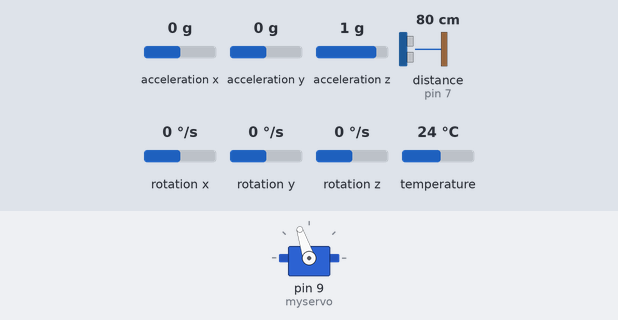
Simulated run of this sketch. Board: Arduino Leonardo, built with avr-gcc and run on an emulated ATmega32U4. Shown: servo. The inputs (shaded band) are chosen by the test bench; at power-on: acceleration y 0 g, rotation x 0 °/s, distance to the obstacle (sensor on pin 7) 80 cm, acceleration z 1 g, acceleration x 0 g, rotation y 0 °/s, rotation z 0 °/s, temperature 24 °C. The echo pulse lasts 58.3 µs per cm; what the sketch prints to the serial monitor is not drawn.

Above: at 4.2 s.
4.3 s: acceleration y set to 0.8 g
At 6.1 s:
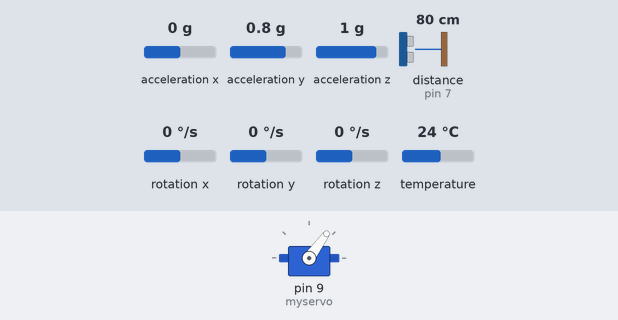
7.3 s: rotation x set to -100 °/s
At 9.9 s:
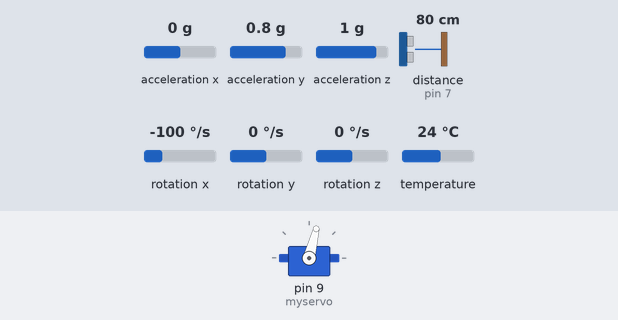
10.3 s: distance to the obstacle (sensor on pin 7) set to 4 cm
At 11.2 s:
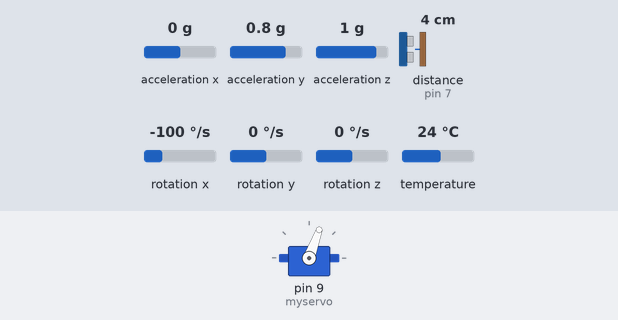
12.2 s: acceleration z set to -1.4 g
At 13.4 s:
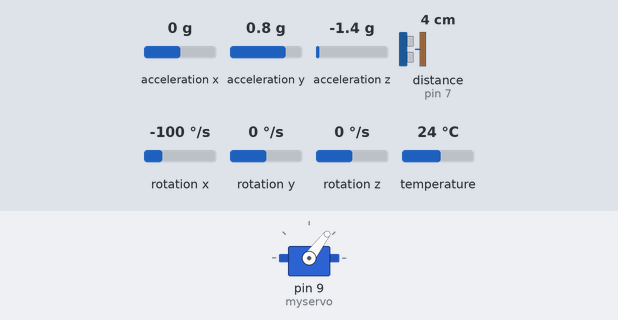
Timing chart, 0 to 15.2 s (numbered marks = the images above; inputs shaded):
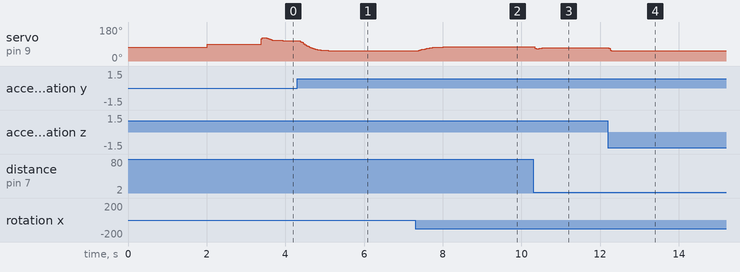

Measured:
- after the input at 4.3 s, servo on pin 9 (myservo): moves from 108° to 54° over 0.92 s, starting at once
- after the input at 7.3 s, servo on pin 9 (myservo): moves from 54° to 76° over 1.4 s, starting after 0.06 s
- after the input at 10.3 s, servo on pin 9 (myservo): 76° → 70° at once
- after the input at 12.2 s, servo on pin 9 (myservo): 70° → 53° at once
- by itself, servo on pin 9 (myservo): rises from 73° to 123° in 1.4 s, then falls to 108° in 0.52 s

The sketch:

TP3_v2.ino
```cpp
#include <Servo.h>  // Libreria para controlar el servo
#include <Adafruit_MPU6050.h>
#include <Adafruit_Sensor.h>
#include <Wire.h>
#include <NewPing.h>  // Libreria para la comunicación con el sensor de ultrasonido

#define TRIGGER_PIN 6    // Pin de arduino conectado al pin trigger del sensor de ultrasonido.
#define ECHO_PIN 7       // Pin de arduino conectado al pin echo del sensor de ultrasonido.
#define MAX_DISTANCE 40  // Distancia máxima que queremos medir (en cm). El sensor tiene un límite de 400-500cm.

NewPing sonar(TRIGGER_PIN, ECHO_PIN, MAX_DISTANCE);  // Se inicializa el sensor con los parametros definidos.

Adafruit_MPU6050 mpu;  // Se define el objeto de la IMU

// Variables para medir tiempo
unsigned long startTime = 0;
unsigned long endTime = 0;

Servo myservo;  // create Servo object to control a servo
#define N_CALIB 100
bool calibrando = true;

#define PI 3.14159
#define ALPHA 0.1
#define CORRECCION_SERVO 88  //85
#define CORRECCION_IMU 0     //-2.05 //-0.2128

void setup() {
  Serial.begin(115200);

  while (!Serial) {
    delay(10);  // will pause Zero, Leonardo, etc until serial console opens
  }

  // Se inicia la IMU
  if (!mpu.begin()) {
    Serial.println("Failed to find MPU6050 chip");
    while (1) {
      delay(10);
    }
  }

  myservo.attach(9);  // Indico el pin PWM de arduino que controla al servo

  mpu.setAccelerometerRange(MPU6050_RANGE_8_G);
  mpu.setGyroRange(MPU6050_RANGE_500_DEG);
  mpu.setFilterBandwidth(MPU6050_BAND_44_HZ);

  myservo.write(-15 + CORRECCION_SERVO);
  delay(1000);
  myservo.write(-15 + CORRECCION_SERVO);
  delay(1000);
  myservo.write(0 + CORRECCION_SERVO);
  delay(1000);
}

void loop() {
  startTime = micros();

  static float bias_ang = 0;
  static int calib_cont = 0;
  if (calibrando) {
    myservo.write(0 + CORRECCION_SERVO);
    Serial.println("Calibrando...");
    static float suma = 0;
    float medicion[2] = { 0, 0 };
    medir_angulo(medicion);

    Serial.println(medicion[0]);
    suma += medicion[0];
    calib_cont++;

    if (calib_cont >= N_CALIB) {
      bias_ang = suma / N_CALIB;
      calibrando = false;
      Serial.println("Offset calibrado: ");
      Serial.println(bias_ang);
    }
    return;  // todavía calibrando, no hacemos nada más
  }

  // float u = cuadrada(-12, 10, 40, 80);
  // float u = obs(30);
  // float u = 0;
  // comandarServo(u);

  float A[4][4] = { { 1, 0.02, 0, 0 }, { 0, 0.9355, 0.3424, 0 }, { 0, 0, 1, 0.02 }, { 0, 0, -2.882, 0.6546 } };
  float B[4] = { 0, 0, 0, 1.236 };
  // x5
  // float L[4][2] = { {0.5377, -0.0241}, {5.0571, 0.7687}, {1.9976, 0.8539}, {-4.8768, -4.2470} };

  // x3
  float L[4][2] = { { 0.6242, 0.0089 }, { 2.6002, 0.3718 }, { -0.1021, 0.4846 }, { -0.2325, -2.1196 } };

  float medicion[2] = { 0, 0 };
  medir_angulo(medicion);

  float pos = medir_distancia();
  static float pos_ant = pos;
  float vel = (pos - pos_ant) / 0.02;
  pos_ant = pos;

  float ang = medicion[0] - bias_ang;
  float w = medicion[1];

  static float pos_est_ant = 0;
  static float vel_est_ant = 0;
  static float ang_est_ant = 0;
  static float w_est_ant = 0;

  // Realimentación de estados
  float K[4] = {-1.3077, -0.4431, -0.1525, -0.0001};
  float u = K[0] * pos_est_ant + K[1] * vel_est_ant + K[2] * ang_est_ant + K[3] * w_est_ant;
  u = limitar_u(u);
  comandarServo(u);

  // Seguimiento de referencias
  // static float ref[2] = {0., 0.};
  // ref[0] = cuadrada(-9, 9, 250, 500);
  // float K[4] = {-1.3077, -0.4431, -0.1525, -0.0001};
  // float F[2] = {1.3077, 0.};
  // float u = K[0]*pos_est_ant + K[1]*vel_est_ant + K[2]*ang_est_ant + K[3]*w_est_ant + F[0]*ref[0] + F[1]*ref[1];
  // u = limitar_u(u);
  // comandarServo(u);

  // Acción integral
  // static float ref = 0;
  // // ref = cuadrada(-10, 10, 400, 800);

  // static float q_ant = 0;
  // float e = ref - pos;
  // float q = q_ant + 0.02 * e;


  // float K[4] = { -5.6067, -1.1095, -2.2399, -0.2019 };
  // float H = 6.9466;
  // float u = K[0] * pos_est_ant + K[1] * vel_est_ant + K[2] * ang_est_ant + K[3] * w_est_ant + H * q;
  // u = limitar_u(u);
  // comandarServo(u);

  float pos_est = A[0][0] * pos_est_ant + A[0][1] * vel_est_ant + A[0][2] * ang_est_ant + A[0][3] * w_est_ant + L[0][0] * (pos - pos_est_ant) + L[0][1] * (ang - ang_est_ant) + B[0] * u;
  float vel_est = A[1][0] * pos_est_ant + A[1][1] * vel_est_ant + A[1][2] * ang_est_ant + A[1][3] * w_est_ant + L[1][0] * (pos - pos_est_ant) + L[1][1] * (ang - ang_est_ant) + B[1] * u;
  float ang_est = A[2][0] * pos_est_ant + A[2][1] * vel_est_ant + A[2][2] * ang_est_ant + A[2][3] * w_est_ant + L[2][0] * (pos - pos_est_ant) + L[2][1] * (ang - ang_est_ant) + B[2] * u;
  float w_est = A[3][0] * pos_est_ant + A[3][1] * vel_est_ant + A[3][2] * ang_est_ant + A[3][3] * w_est_ant + L[3][0] * (pos - pos_est_ant) + L[3][1] * (ang - ang_est_ant) + B[3] * u;

  pos_est_ant = pos_est;
  vel_est_ant = vel_est;
  ang_est_ant = ang_est;
  w_est_ant = w_est;
  // q_ant = q;
  // Serial.println(ang);
  // Serial.println(u);


  matlab_send(0, pos, pos_est, vel, vel_est, ang, ang_est, w, w_est);
  // matlab_send(ref[0], pos, pos_est, vel, vel_est, ang, ang_est, w, w_est);
  // matlab_send(ref, pos, pos_est, vel, vel_est, ang, ang_est, w, w_est);

  endTime = micros();

  float del = 20 - (endTime - startTime) / 1000.0;
  // Serial.println(del);
  if (del > 0) {
    delay(del);
  }
}

float obs(int t1) {
  int valores[4] = { -15, 0, 15, 0 };
  static int i = 0;
  static int j = 0;
  int angulo;
  if (i == 0 * t1) {
    angulo = valores[j];
  }
  if (i == 1 * t1) {
    j++;
    angulo = valores[j];
  }
  if (i == 2 * t1) {
    j++;
    angulo = valores[j];
  }
  if (i == 3 * t1) {
    j++;
    angulo = valores[j];
  }
  i++;
  if (i == 4 * t1) {
    i = 0;
    j = 0;
  }
  return angulo;
}

float cuadrada(float inicial, float final, float t1, float t2) {
  static int angulo_servo = inicial;
  static int contador = 0;
  if (contador == 0) {
    angulo_servo = inicial;
  }

  if (contador == t1) {
    angulo_servo = final;
  }

  contador++;
  if (contador == t2)
    contador = 0;

  return angulo_servo;
}
// 16.3
float medir_distancia() {
  return sonar.ping() / (2 * 29.287) - 16.3;
}

void medir_angulo(float *med) {
  sensors_event_t a, g, temp;   // Defino las variables para leer los sensores
  mpu.getEvent(&a, &g, &temp);  // Leo los sensores. ¡¡ El valor de la velocidad angular está en radianes por segundo !!

  static float theta_g = 0;
  theta_g = theta_g + ((g.gyro.x + 0.1138) * 0.02) * 180 / PI;  // Bias = 0.1138

  float theta_a = (atan2((a.acceleration.y - 0.11) * 0.9944, (a.acceleration.z - 1.375) * 0.9284)) * 180 / PI;

  static float theta_best = 0;
  float theta_g_best = theta_best + ((g.gyro.x + 0.1138) * 0.02) * 180 / PI;  // Bias = 0.1138
  theta_best = ALPHA * theta_a + (1 - ALPHA) * theta_g_best;

  med[0] = theta_best + CORRECCION_IMU;
  med[1] = (g.gyro.x + 0.1138) * 180 / PI;  // Bias = 0.1138
}

float limitar_u(float u) {
  float u_lim;
  if (u >= -35 && u <= 35) {
    u_lim = u;
  } else if (u < -35) {
    u_lim = -35;
  } else if (u > 35) {
    u_lim = 35;
  } else {
    u_lim = u;
  }
  return u_lim;
}

void comandarServo(float angulo) {
  if (angulo >= -35 && angulo <= 35) {
    myservo.write(angulo + CORRECCION_SERVO);
  }
  return;
}

void matlab_send(float dato1, float dato2, float dato3, float dato4, float dato5, float dato6, float dato7, float dato8, float dato9) {
  // Encabezado que marca el comienzo de los datos
  Serial.write("abcd");

  byte *b = (byte *)&dato1;
  Serial.write(b, 4);
  b = (byte *)&dato2;
  Serial.write(b, 4);
  b = (byte *)&dato3;
  Serial.write(b, 4);
  b = (byte *)&dato4;
  Serial.write(b, 4);
  b = (byte *)&dato5;
  Serial.write(b, 4);
  b = (byte *)&dato6;
  Serial.write(b, 4);
  b = (byte *)&dato7;
  Serial.write(b, 4);
  b = (byte *)&dato8;
  Serial.write(b, 4);
  b = (byte *)&dato9;
  Serial.write(b, 4);
}
```
